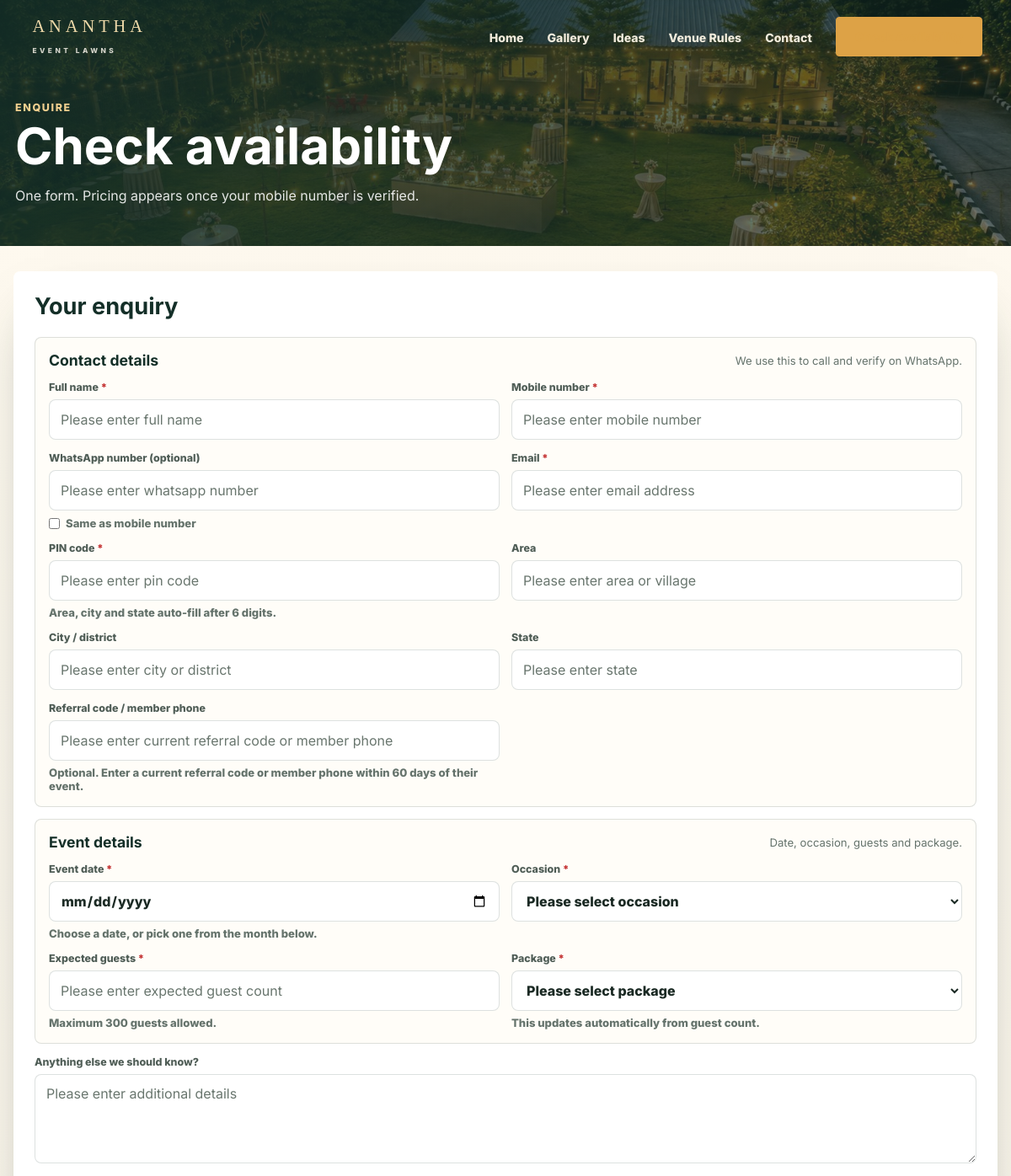
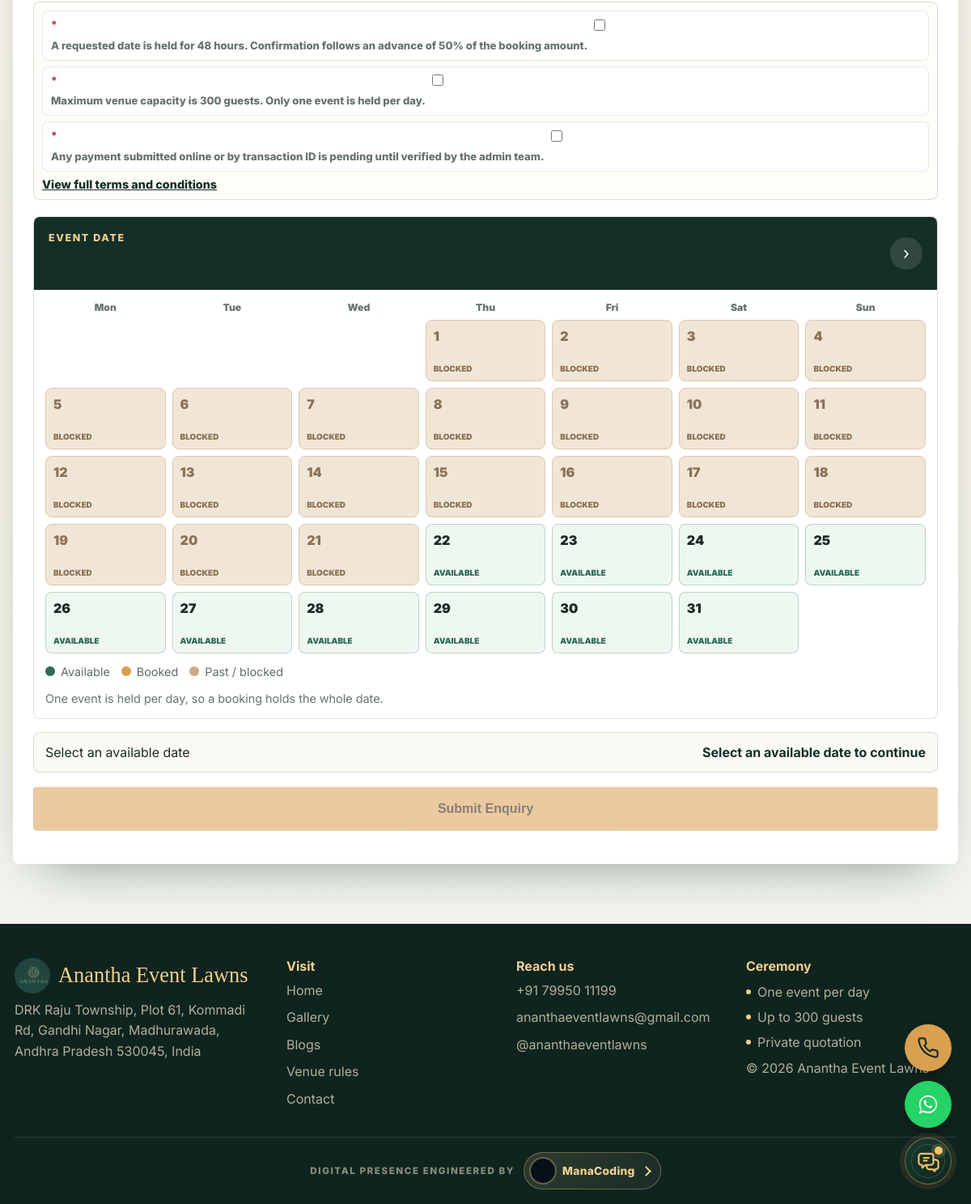
Page /availability.php on the committed database (2 pictures, top to bottom).
### tables this page shows
CREATE TABLE IF NOT EXISTS rate_card_settings (
  setting_key VARCHAR(80) PRIMARY KEY,
  label VARCHAR(160) NOT NULL,
  setting_value DECIMAL(12,2) NOT NULL DEFAULT 0,
  suffix VARCHAR(80) DEFAULT NULL,
  display_order INT NOT NULL DEFAULT 0,
  updated_at TIMESTAMP DEFAULT CURRENT_TIMESTAMP ON UPDATE CURRENT_TIMESTAMP
);

CREATE TABLE IF NOT EXISTS site_terms (
  id INT AUTO_INCREMENT PRIMARY KEY,
  title VARCHAR(180) NOT NULL,
  term_text TEXT NOT NULL,
  display_order INT NOT NULL DEFAULT 0,
  is_booking_required TINYINT(1) NOT NULL DEFAULT 0,
  is_active TINYINT(1) NOT NULL DEFAULT 1,
  created_at TIMESTAMP DEFAULT CURRENT_TIMESTAMP
);

### includes/config.php (called while the page is built, shortened)
<?php
function db(): PDO
{
    static $pdo = null;
    if ($pdo instanceof PDO) {
        return $pdo;
    }
    $dsn = 'mysql:host=' . DB_HOST . ';dbname=' . DB_NAME . ';charset=utf8mb4';
    $pdo = new PDO($dsn, DB_USER, DB_PASS, [
        PDO::ATTR_ERRMODE => PDO::ERRMODE_EXCEPTION,
        PDO::ATTR_DEFAULT_FETCH_MODE => PDO::FETCH_ASSOC,
    ]);
    return $pdo;
}
function db_ready(): bool
{
    try {
        db()->query('SELECT 1');
        return true;
    } catch (Throwable $e) {
        return false;
    }
}
function h(?string $value): string
{
    return htmlspecialchars((string) $value, ENT_QUOTES, 'UTF-8');
}
function referral_eligibility_days(): int
{
    return max(0, (int) rate_setting_value('referral_eligibility_days', 60));
}
function ensure_terms_schema(): void
{
    static $checked = false;
    if ($checked) {
        return;
    }
    $checked = true;
}
function booking_required_terms(int $limit = 3): array
{
    if (!db_ready()) {
        return [];
    }
    $limit = max(1, $limit);
    $stmt = db()->prepare('SELECT id, title, term_text FROM site_terms WHERE is_active=1 AND is_booking_required=1 ORDER BY display_order ASC, id ASC LIMIT ' . (int) $limit);
    $stmt->execute();
    $terms = $stmt->fetchAll();
    return $terms;
}
function default_rate_settings(): array
{
    return [
        'cleaning_per_guest' => ['Cleaning per guest', '10', 'Rs', 1],
        'cleaning_minimum' => ['Cleaning minimum - up to 50', '500', 'Rs', 2],
        'security_deposit' => ['Security deposit', '10000', 'Rs', 3],
        'electricity_per_unit' => ['Electricity per unit', '19', 'Rs', 4],
        'maximum_capacity' => ['Maximum capacity', '300', 'guests', 5],
        'advance_percent' => ['Advance', '50', '% of booking amount', 6],
        'hold_duration_hours' => ['Hold duration', '48', 'hours', 7],
        'referral_eligibility_days' => ['Referral eligibility window', '60', 'days', 8],
        'referral_bonus_amount' => ['Referral bonus amount', '2000', 'Rs', 9],
        'referral_new_member_bonus' => ['New member referral bonus', '2000', 'Rs', 10],
        'referral_bonus_cap' => ['Referral bonus maximum', '5000', 'Rs', 11],
        'referral_max_count' => ['Maximum paid referrals', '5', 'referrals', 12],
        'referral_code_usage_limit' => ['Uses allowed per referral code', '5', 'uses', 13],
    ];
}
function rate_card_settings(): array
{
    if (!db_ready()) {
        return default_rate_settings();
    }
    $settings = [];
    foreach (db()->query('SELECT * FROM rate_card_settings ORDER BY display_order ASC')->fetchAll() as $row) {
        $settings[$row['setting_key']] = $row;
    }
    return $settings;
}
function rate_setting_value(string $key, float $fallback = 0): float
{
    $settings = rate_card_settings();
    return (float) ($settings[$key]['setting_value'] ?? $fallback);
}
function active_packages(): array
{
    if (!db_ready()) {
        return [];
    }
    return db()->query('SELECT * FROM event_packages WHERE is_active=1 ORDER BY display_order ASC, id ASC')->fetchAll();
}
require_once __DIR__ . '/referrals.php';

### includes/referrals.php (called while the page is built, shortened)
<?php
function ensure_referral_schema(): void
{
    $lockName = 'referral-migration:' . db()->query('SELECT DATABASE()')->fetchColumn();
    try {
    $marker = db()->query("SELECT code FROM issued_reference_codes WHERE code='__REFERRAL_MIGRATION_V1__'")->fetchColumn();
    if (!$marker) {
        $limit = referral_code_usage_limit();
    }
    } finally { db()->prepare('SELECT RELEASE_LOCK(?)')->execute([$lockName]); }
    $ready = true;
}
function referral_code_usage_limit(): int
{
    return max(1, (int) rate_setting_value('referral_code_usage_limit', 5));
}

### availability.php (the view, shortened to what this page needs)
<?php
require_once __DIR__ . '/includes/config.php';
$ready = db_ready();
if ($ready) {
    ensure_referral_schema();
}
$today = new DateTimeImmutable('today');
$maxCapacity = $ready ? max(1, (int) rate_setting_value('maximum_capacity', 300)) : 300;
$referralEligibilityDays = $ready ? referral_eligibility_days() : 60;
$monthParam = $_GET['month'] ?? $today->format('Y-m');
$month = DateTimeImmutable::createFromFormat('!Y-m', $monthParam) ?: $today->modify('first day of this month');
$selectedDate = trim(strip_tags($_GET['date'] ?? $_POST['event_date'] ?? $_POST['event_date_visible'] ?? ''));
if (!preg_match('/^\d{4}-\d{2}-\d{2}$/', $selectedDate)) {
    $selectedDate = '';
}
$packages = $ready ? active_packages() : [];
$bookingRequiredTerms = $ready ? booking_required_terms(3) : [];
$name = $phone = $whatsapp = $email = $pin = $area = $city = $state = $eventType = $guests = $note = $referredBy = '';
$acceptedTermIds = [];
$bookedByDate = [];
$firstDay = $month->modify('first day of this month');
$daysInMonth = (int) $firstDay->format('t');
$startOffset = ((int) $firstDay->format('N')) - 1;
$nextMonth = $month->modify('+1 month');
$selectedLabel = 'Select an available date';
?>
<!DOCTYPE html>
<html lang="en">
<head>
</head>
<body>
<?php $publicHeaderActive = 'availability'; $publicHeaderHome = false; include __DIR__ . '/includes/public_header.php'; ?>
<section class="hero">
  <div class="wrap">
    <div class="eyebrow">Enquire</div>
    <h1>Check availability</h1>
    <p>One form. Pricing appears once your mobile number is verified.</p>
  </div>
</section>
<main class="wrap screen">
  <section class="flow">
    <div class="panel">
      <h2>Your enquiry</h2>
	      <form method="POST" action="#enquiry" id="enquiry">
	        <div class="form-grid">
	          <div class="field-group">
	            <div class="field-group-title"><strong>Contact details</strong><span>We use this to call and verify on WhatsApp.</span></div>
	            <div class="form-grid">
		              <label>Full name <span class="required-mark" aria-hidden="true">*</span><input name="name" required value="<?php echo h($name); ?>" placeholder="Please enter full name"></label>
			              <label>Mobile number <span class="required-mark" aria-hidden="true">*</span><input type="tel" name="phone" id="phoneInput" required inputmode="numeric" pattern="[0-9]{10}" maxlength="10" autocomplete="tel" value="<?php echo h($phone); ?>" placeholder="10-digit mobile"><span class="field-warning err" id="contactWarning"></span></label>
					              <label>WhatsApp number (optional)<input type="tel" name="whatsapp_number" id="whatsappInput" inputmode="numeric" pattern="[0-9]{10}" maxlength="10" autocomplete="tel" value="<?php echo h($whatsapp); ?>" placeholder="WhatsApp number"><span class="same-number"><input type="checkbox" id="sameAsMobile"> Same as mobile number</span><span class="field-warning err" id="whatsappWarning"></span></label>
				              <label>Email <span class="required-mark" aria-hidden="true">*</span><input type="email" name="email" id="emailInput" required autocomplete="email" value="<?php echo h($email); ?>" placeholder="name@example.com"><span class="field-warning err" id="emailWarning"></span></label>
			              <label>PIN code <span class="required-mark" aria-hidden="true">*</span><input type="tel" name="pin_code" id="pinCode" required inputmode="numeric" pattern="[0-9]{6}" maxlength="6" value="<?php echo h($pin); ?>" placeholder="Please enter PIN code"><span class="hint" id="pinHint">Area, city and state auto-fill after 6 digits.</span></label>
		              <label>Area<input name="area_from" id="areaFrom" list="areaOptions" value="<?php echo h($area); ?>" placeholder="Kommadi"><datalist id="areaOptions"></datalist></label>
			              <label>City / district<input name="city_district" id="cityDistrict" value="<?php echo h($city); ?>" placeholder="Visakhapatnam"></label>
			              <label>State<input name="client_state" id="clientState" value="<?php echo h($state); ?>" placeholder="Andhra Pradesh"></label>
				              <label class="full">Referral code / member phone<input name="referred_by_reference" value="<?php echo h($referredBy); ?>" placeholder="Please enter referral code or member phone"><span class="hint">Optional. Enter a current referral code or member phone<?php echo $referralEligibilityDays > 0 ? ' within ' . (int) $referralEligibilityDays . ' days of their event' : ''; ?>.</span></label>
		            </div>
	          </div>
	          <div class="field-group">
	            <div class="field-group-title"><strong>Event details</strong><span>Date, occasion, guests and package.</span></div>
	            <div class="form-grid">
			              <label class="full">Event date <span class="required-mark" aria-hidden="true">*</span><input type="date" name="event_date_visible" id="eventDateVisible" required min="<?php echo h($today->format('Y-m-d')); ?>" value="<?php echo h($selectedDate); ?>"><span class="hint" id="eventDateHint">Choose a date, or pick one from the month below.</span><span class="field-warning err" id="eventDateWarning"></span></label>
	              <label>Occasion <span class="required-mark" aria-hidden="true">*</span><select name="event_type" required><option value="">Select an occasion</option></select></label>
		              <label>Expected guests <span class="required-mark" aria-hidden="true">*</span><input type="number" min="1" max="<?php echo (int) $maxCapacity; ?>" name="guests" id="guestInput" required value="<?php echo h($guests); ?>" placeholder="300"><span class="hint">Maximum <?php echo (int) $maxCapacity; ?> guests allowed.</span><span class="field-warning err" id="guestWarning"></span></label>
	              <label>Package <span class="required-mark" aria-hidden="true">*</span><select name="package_id" id="packageSelect" required><option value="">Auto selected by guests</option></select><span class="hint">This updates automatically from guest count.</span></label>
		            </div>
	          </div>
	          <label class="full">Anything else we should know?<textarea name="note" rows="4" placeholder="Timing, rituals, food counters, decor notes"><?php echo h($note); ?></textarea></label>
			          <div class="full booking-terms">
			            <?php foreach ($bookingRequiredTerms as $term): ?>
		              <label class="terms-check">
		                <input type="checkbox" name="accept_terms[]" value="<?php echo (int) $term['id']; ?>" required <?php echo in_array((int) $term['id'], $acceptedTermIds, true) ? 'checked' : ''; ?>>
			                <span><?php echo h($term['term_text']); ?></span>
		              </label>
		            <?php endforeach; ?>
		            <a class="terms-link" href="terms.php" target="_blank" rel="noopener">View full terms and conditions</a>
		          </div>
		        </div>
        <div class="calendar">
          <div class="cal-head">
            <div><div class="eyebrow">Event date</div><h2><?php echo h($firstDay->format('F Y')); ?></h2></div>
            <div class="arrows">
              <a href="?month=<?php echo h($nextMonth->format('Y-m')); ?>">&rsaquo;</a>
            </div>
          </div>
          <div class="cal-body">
            <div class="week"><span>Mon</span><span>Tue</span><span>Wed</span><span>Thu</span><span>Fri</span><span>Sat</span><span>Sun</span></div>
            <div class="days">
              <?php for ($i = 0; $i < $startOffset; $i++): ?><span class="day empty"></span><?php endfor; ?>
              <?php for ($day = 1; $day <= $daysInMonth; $day++): ?>
                <?php
                  $date = $firstDay->setDate((int) $firstDay->format('Y'), (int) $firstDay->format('m'), $day);
                  $dateValue = $date->format('Y-m-d');
                  $isPast = $date < $today;
                  $bookedStatus = $bookedByDate[$dateValue] ?? '';
                  $class = $isPast ? 'past' : ($bookedStatus ?: 'available');
                  $label = $isPast ? 'Blocked' : ($bookedStatus ? 'Booked' : 'Available');
                ?>
                <?php if ($class === 'available'): ?>
                  <a class="day available<?php echo $selectedDate === $dateValue ? ' selected' : ''; ?>" data-date="<?php echo h($dateValue); ?>" href="?month=<?php echo h($month->format('Y-m')); ?>&date=<?php echo h($dateValue); ?>#enquiry"><span class="num"><?php echo $day; ?></span><span class="tag">Available</span></a>
                <?php else: ?>
                  <span class="day <?php echo h($class); ?>"><span class="num"><?php echo $day; ?></span><span class="tag"><?php echo h($label); ?></span></span>
                <?php endif; ?>
              <?php endfor; ?>
            </div>
          </div>
          <div class="legend"><span><i class="dot green"></i>Available</span><span><i class="dot yellow"></i>Booked</span><span><i class="dot gray"></i>Past / blocked</span></div>
          <div class="calendar-note">One event is held per day, so a booking holds the whole date.</div>
        </div>
        <div class="selected-date"><span id="selectedDateLabel"><?php echo h($selectedLabel); ?></span><strong id="selectedDateState"><?php echo $selectedDate ? 'Selected' : 'Select an available date to continue'; ?></strong></div>
        <p style="margin-top:18px"><button class="btn gold full" id="submitEnquiry" type="submit" name="enquire" value="1" <?php echo !$ready || !$selectedDate ? 'disabled' : ''; ?>>Submit Enquiry</button></p>
      </form>
    </div>
	  </section>
</main>
<?php include __DIR__ . '/includes/public_footer.php'; ?>
<?php include __DIR__ . '/includes/chatbot.php'; ?>
</body>
</html>

### assets/forms.css (style rules this page uses)
.required-mark { display:inline!important;color:#c43232!important;font-weight:800!important;line-height:inherit }
input::placeholder,textarea::placeholder { color:#69766e;opacity:1;font-weight:400 }

### includes/public_header.php (style rules this page uses)
html,body { max-width:100%;overflow-x:hidden }
input,select,textarea,button { font-size:16px }
.btn,a.btn,button.btn { min-height:44px;text-align:center }
.container,.wrap,.screen { max-width:100% }
h1,h2,h3,p,a,strong,span,li,label,summary { overflow-wrap:anywhere }

### rows in the picture
rate_card_settings: setting_value "60"
rate_card_settings: guests "Please enter expected guest count", setting_value "300"
site_terms: term_text "A requested date is held for 48 hours. Confirmation follows an advance of 50% of the booking amount."
site_terms: term_text "Maximum venue capacity is 300 guests. Only one event is held per day."
site_terms: term_text "Any payment submitted online or by transaction ID is pending until verified by the admin team."

### other values in the picture
$label "BLOCKED"
$selectedLabel "Select an available date"
CONTACT_EMAIL "ananthaeventlawns@gmail.com"
